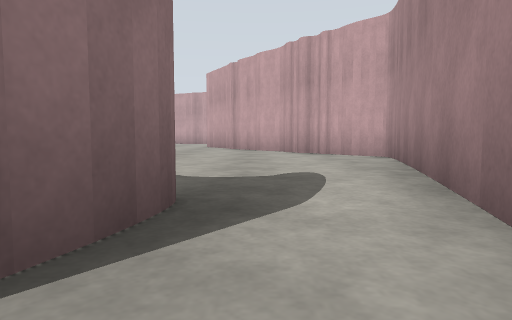
View 1 (above)

21 first-person views from a walk through a world built for the Gazebo simulator. The camera is 0.72 m above the floor, tilts 4° down and sees 75° across. The floor is counted in squares, 2 m on a side. Each view is taken from the middle of a square. On the plan, view 1 faces up. The plan holds only what a view shows up to about 9 squares ahead; the rest is blank. The place goes on beyond the plan.

View 2
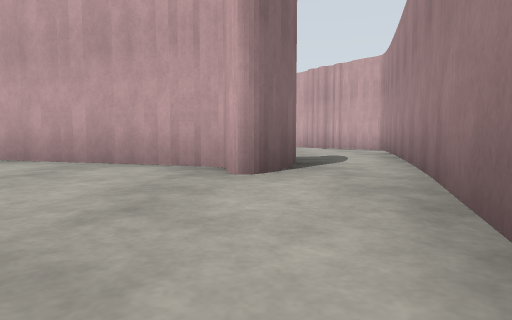

View 3
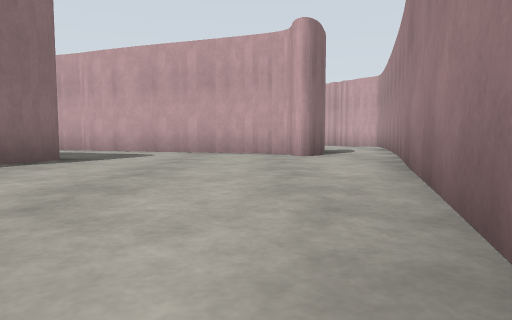

View 4
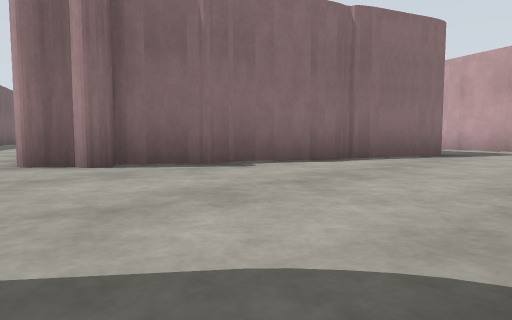

View 5
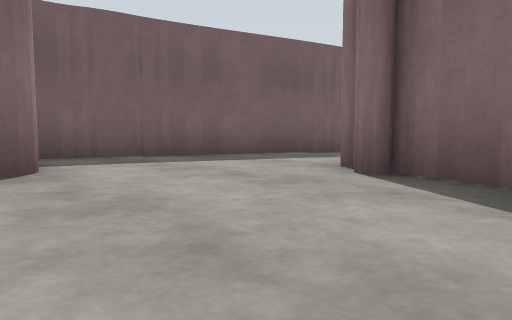

View 6
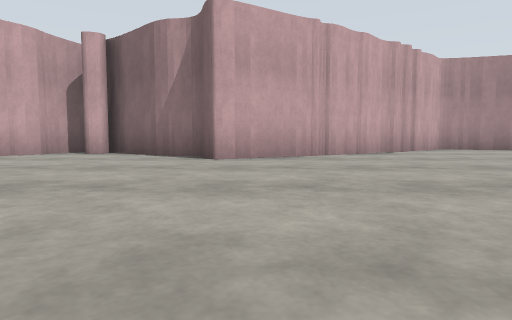

View 7
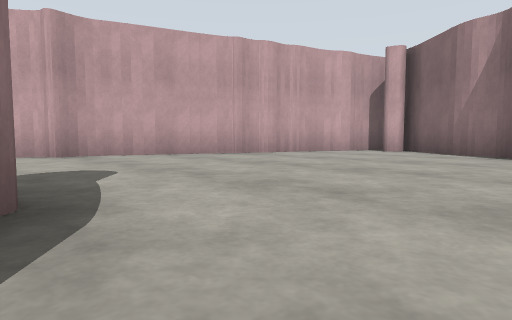

View 8
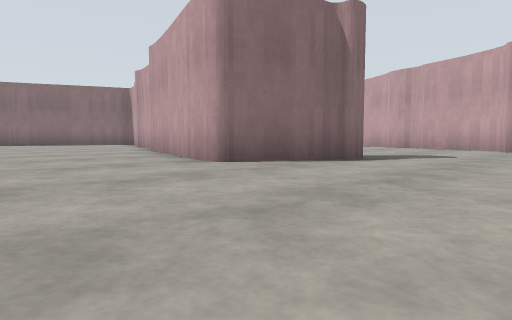

View 9
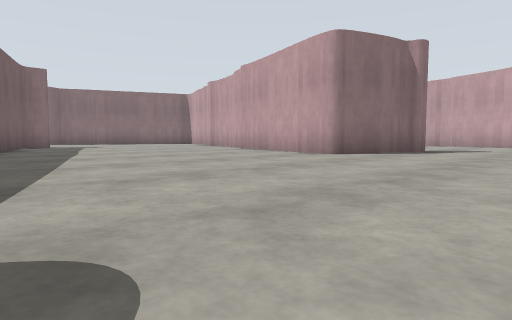

View 10
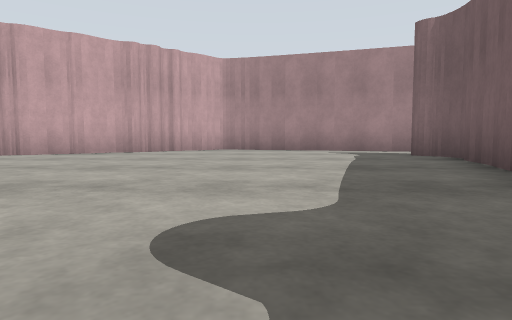

View 11
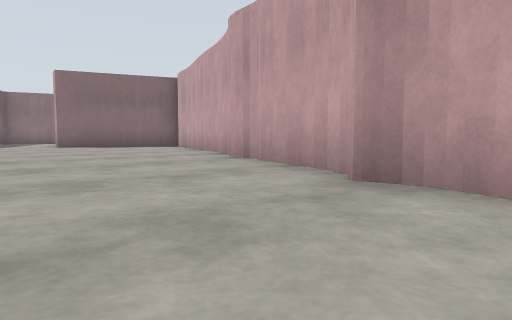

View 12
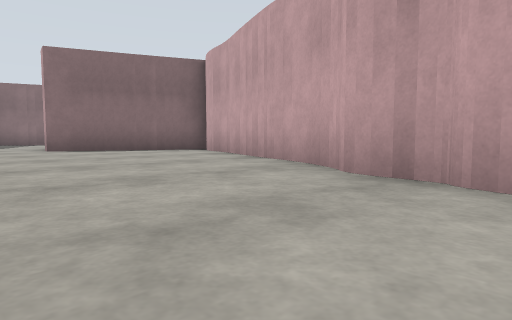

View 13
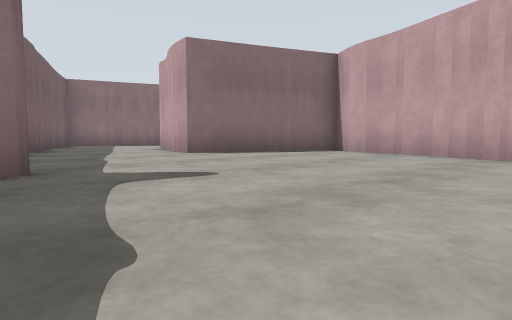

View 14
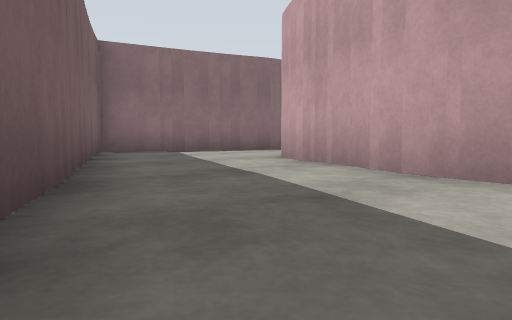

View 15
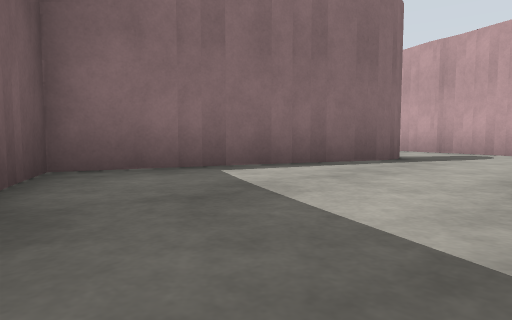

View 16
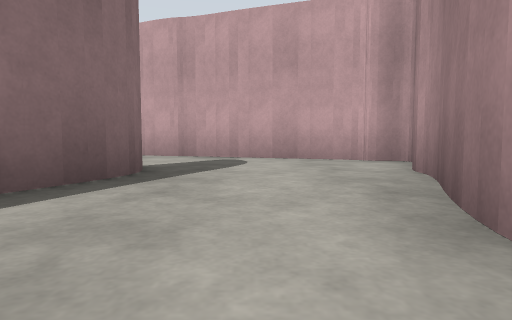

View 17
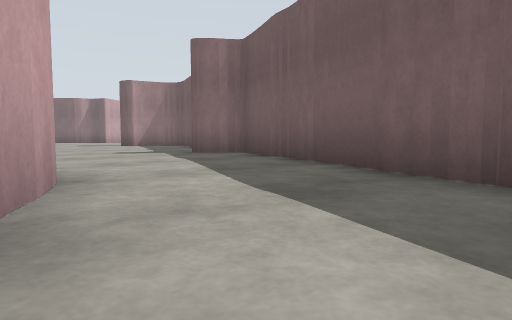

View 18
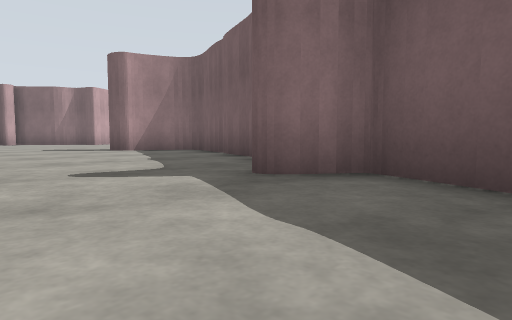

View 19
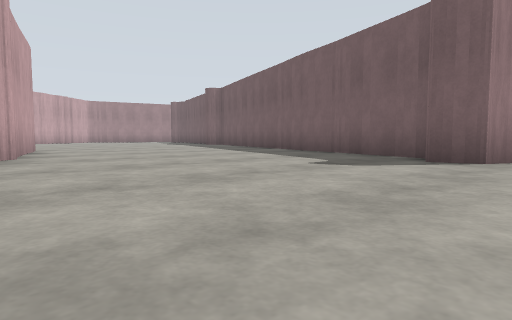

View 20
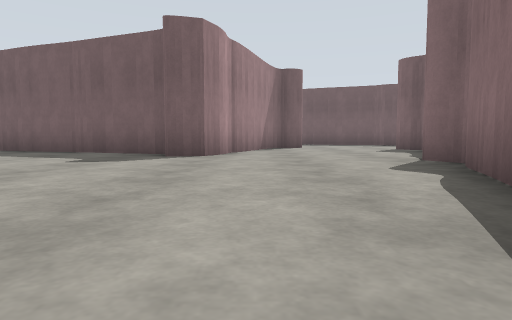

View 21
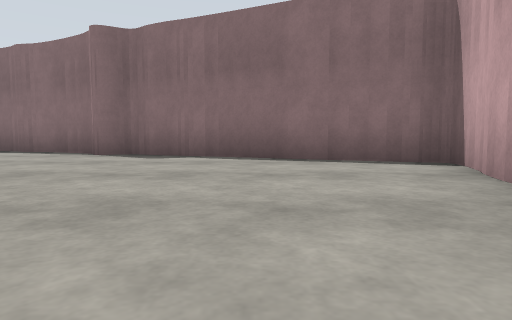

### Floor plan
Points are (right, up) in squares from view 1. A wall is a line through its corners. A room is listed if a view was taken in it or the views show most of it. See-through windows are left out.
Room 1 (views 1, 2, 3, 4, 5)
walls: (-11.2, -9.3) (-5.6, -11.2); (-7, -6.7) (-7.4, -6.9) (-7.6, -7.2); (-6.9, -5.5) (-7.2, -6.1); (-6.5, -4.4) (-6.7, -5.2); (-6, -2.8) (-6.1, -3.3); (-6.9, -10.8) (-5.4, -11.1); (-5.1, -1.4) (-6.5, -4.5); (-1.3, -5.1) (0.7, 0.2); (-1.3, 0.2) (-1.5, 1) (-7.3, 2.9); (-1.2, 0.2) (-1.6, 1.1)
ways out: opening at (0, 0) to room 2; opening at (-7, 2)
Room 2 (views 6, 7, 8, 9, 10, 11, 12, 13, 14, 15, 16, 17, 18, 19, 20, 21)
walls: (-10.9, 12.1) (-10, 11.7); (-9.1, 11) (-12.1, 11.9); (-8.9, 12.2) (-8.5, 13.2); (-12.8, 12.8) (-11.4, 12.2); (-7.9, 12.7) (-8.5, 11.1); (-15.5, 13.9) (-15, 14.5); (-16.9, 14.3) (-16, 13.9); (-17.1, 7.2) (-12.4, 5.4); (-17.6, 14) (-19.2, 14.5); (-17.6, 14.7) (-15.6, 13.9) (-14.9, 14.6); (-18.1, 14.2) (-18.5, 14.4); (-6.9, 18) (-8.8, 18.8); (-8.8, 18.9) (-9.5, 18.9); (-9.7, 19.1) (-10.2, 19.4); (-10.2, 19.3) (-10.7, 19.6); (-5.7, 17.5) (-6.4, 17.5); (-10.6, 19.5) (-15.2, 21.4); (-18.5, 6.5) (-18.3, 7.3) (-18.1, 7.8) (-17.4, 8); (-19.5, 14.3) (-21.7, 9.4) (-21.6, 8.8); (-1.5, 11.8) (-1, 12) (-0.7, 12.9) (0.4, 14); (-3, 16.5) (-5.8, 17.6) (-6.4, 17.5); (-12.9, 20.7) (-13.7, 21); (-2.5, 16.1) (-3.3, 16.6); (-19.1, 4.9) (-18.1, 7.8); (-0.9, 12.1) (-0.7, 12.8); (-0.8, 10.1) (-1.7, 11.5); (-14.1, 21) (-14.8, 21.2); (-18.5, 18.4) (-19.4, 18.9) (-19.9, 19); (-16.6, 20.2) (-16.9, 19.5); (-21.7, 9.4) (-21.6, 9); (0, 8.9) (-0.7, 9.7); (-21, 16.1) (-20.5, 15.9); (-22, 8.5) (-22.3, 8.1); (-16.6, 20.8) (-16.9, 20.1); (-15.2, 21.5) (-15.7, 21.9) (-17.2, 18.1) (-18, 18.2) (-20.3, 19.2); (-3.6, 2.3) (-1.5, 1.6); (-22.3, 8.2) (-22.8, 7); (-20.2, 19.1) (-20.8, 19.4); (-2.6, 2) (-2.1, 1.9); (0.9, 7.3) (0.6, 8.2) (-0.4, 9.3) (-0.8, 10.2); (0.9, 14.9) (-2.6, 16.3); (1, 7.3) (-0.7, 9.9); (-22.2, 16.9) (-17.5, 14.6); (-22.9, 6.6) (-23.2, 5.5); (1.3, 7.2) (1, 7.6); (-23.1, 6.3) (-23.4, 5.6); (-23, 16.9) (-22.3, 16.6); (-21.1, 20.1) (-21, 20.7); (-1, 1.7) (-0.6, 1.9); (2, 6.3) (1.4, 7.1); (-21, 20.6) (-20.2, 22.8); (-23.7, 17.2) (-23.1, 16.9); (2.2, 5.8) (1.7, 6.7); (-0.4, 1.4) (-0.8, 0.5); (-23.8, 17.6) (-23.4, 17.4); (1.9, 4.1) (2.4, 5.9) (1.3, 6.9); (0.7, 0.2) (2.1, 4.2); (-20.2, 24) (-20.6, 24.2); (-23.7, 21.1) (-24.9, 17.9) (-24, 17.5); (-23.4, 21.5) (-23.7, 21); (-20.7, 24.3) (-23.9, 25.3); (-23.3, 22.1) (-23.6, 21.5)
ways out: opening at (0, 0) to room 1; opening at (-24, 24)

Positions as (right, up) in squares from view 1, and headings:
1: (0, 0), facing up
2: (-1, -3), facing up
3: (-2, -6), facing up
4: (-3, -8), facing up-left
5: (-4, -5), facing down-left
6: (-7, 11), facing right
7: (-8, 11), facing up-right
8: (-5, 8), facing up-left
9: (-5, 5), facing up-left
10: (-7, 5), facing right
11: (-5, 15), facing up-left
12: (-8, 16), facing up-left
13: (-11, 14), facing up-left
14: (-17, 15), facing up-left
15: (-21, 17), facing up-left
16: (-22, 19), facing up
17: (-21, 19), facing down-right
18: (-17, 17), facing down-right
19: (-19, 13), facing down-right
20: (-19, 14), facing down
21: (-15, 12), facing left
